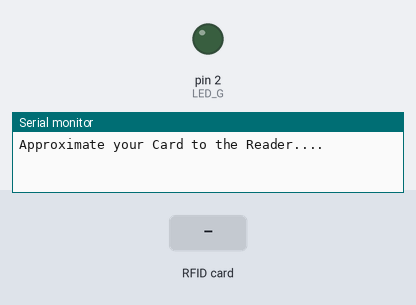
Recording of a sketch running on a simulated Arduino Uno, built with avr-gcc and run on an emulated ATmega328P. Shown: output pins drawn as LEDs (lit = HIGH), the last lines printed to the serial monitor. The test bench sets the inputs (shaded band). Pins used as bus, display or sensor lines are not drawn.

Above: at 1.2 s.
1.3 s: RFID card 69 A1 8E 9D held to the reader
At 2.1 s:
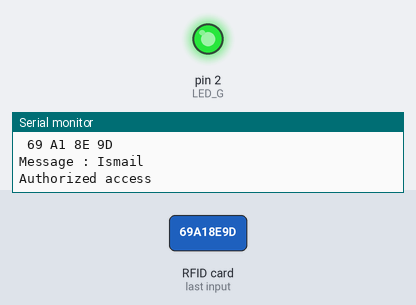
3.8 s: RFID card 5E 7A 19 C4 held to the reader
Timing chart, 0 to 6.8 s (numbered marks = the images above; inputs shaded):
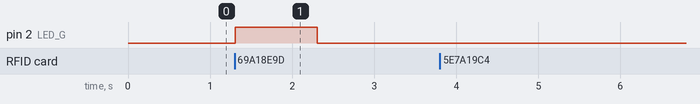

Measured:
- after the input at 1.3 s, pin 2 (LED_G): LOW → HIGH at once, → LOW 1.0 s later

The sketch:

checkAcessYT.ino
```cpp
#include <MFRC522.h>
#include <SPI.h>
#define SS_PIN 10
#define RST_PIN 9
#define LED_G 2
#define LED_R 3
MFRC522 rfid(SS_PIN, RST_PIN); // Instance of the class

void setup()
{
  Serial.begin(9600);
    pinMode(LED_G,OUTPUT);
  pinMode(LED_G,OUTPUT);

    SPI.begin();      // Initiate  SPI bus
  rfid.PCD_Init(); // Init MFRC522
  Serial.println("Approximate your Card to the Reader....");
}
void loop()
{
  rfid1();

}

void rfid1()
{
  if (rfid.PICC_IsNewCardPresent() && rfid.PICC_ReadCardSerial()) {
  String UID="";
  for (byte i=0;i<rfid.uid.size;i++)
  {
     Serial.print(rfid.uid.uidByte[i] < 0x10 ? " 0" : " ");// E8 07 C7 D2
     Serial.print(rfid.uid.uidByte[i], HEX);
     UID.concat(String(rfid.uid.uidByte[i] < 0x10 ? " 0" : " ")); // 0E c2 12
     UID.concat(String(rfid.uid.uidByte[i], HEX));
  }
  Serial.println();
  Serial.print("Message : ");
  UID.toUpperCase();
  // E8 07 C7 D2
  if (UID.substring(1) == "69 A1 8E 9D") //change here the UID of the card/cards that you want to give access
  {
    Serial.println("Ismail");
    Serial.println("Authorized access");
    digitalWrite(LED_G,HIGH);

  delay(1000);

  digitalWrite(LED_G,LOW);
  }
  else
  {
    Serial.println(" Access denied");
    digitalWrite(LED_R,HIGH);

  delay(1000);

  digitalWrite(LED_R,LOW);
  }

  rfid.PICC_HaltA();
  // Stop encryption on PCD
  rfid.PCD_StopCrypto1();

}
}
```
